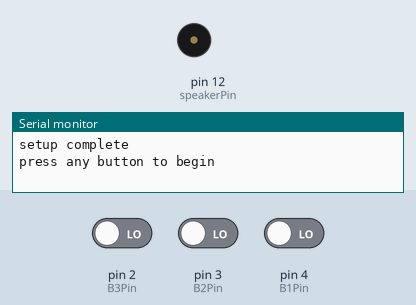
Simulated run of this sketch. Board: Arduino Uno, built with avr-gcc and run on an emulated ATmega328P. Parts: buzzer (waves = sounding), the last lines printed to the serial monitor. The inputs (shaded band) are chosen by the test bench; at power-on: pin 2 (B3Pin) LOW, pin 3 (B2Pin) LOW, pin 4 (B1Pin) LOW.

Above: at 1.2 s.
1.3 s: pin 2 (B3Pin) driven HIGH
At 2.3 s:
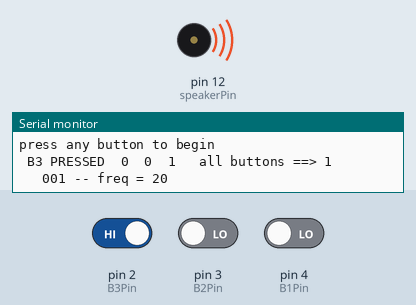
2.8 s: pin 3 (B2Pin) driven HIGH
At 3.8 s:
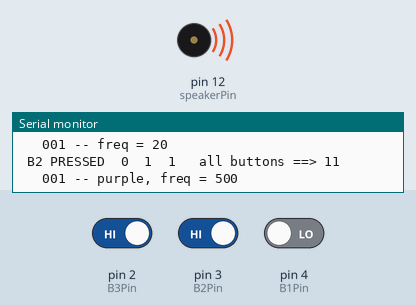
4.3 s: pin 4 (B1Pin) driven HIGH
At 4.8 s:
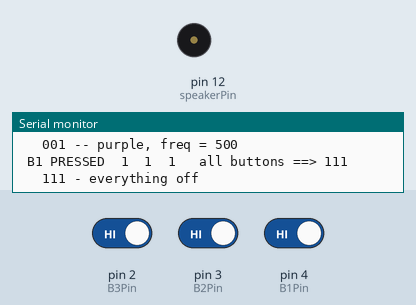
Timing chart, 0 to 7.3 s (numbered marks = the images above; inputs shaded):
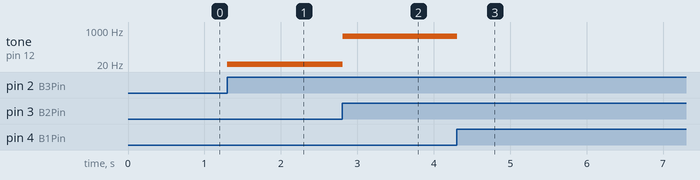

Measured:
- after the input at 1.3 s, tone on pin 12 (speakerPin): silent → 20 Hz at once
- after the input at 2.8 s, tone on pin 12 (speakerPin): 20 Hz → 500 Hz at once
- after the input at 4.3 s, tone on pin 12 (speakerPin): 500 Hz → silent at once

The sketch:

21-three-buttons-SWITCH-sound.ino
```cpp
// W10-21 threeButtons with switch...case

// read 3 buttons independently -- first press only
// act on button states in combination

// only SOUND output

/*
 *
 *   NOTE TONE (speaker) conflicts with (messes up) PWM (~) On pin 11 and 3
 *
 *   if you want to use red led
 *   need to move RED LED WIRE to pin 6 !!!
 *
 *   this code uses pin 10 (green led)
 *
 */


// button variables
int B1Pin = 4 ;   // pin declare -- where is circuit ?
boolean B1State = 0 ; // state of button 1=pressed, 0=not
boolean lastB1State = 0; // remember what happened last time

int B2Pin = 3 ;   // pin declare -- where is circuit ?
boolean B2State = 0 ; // state of button 1=pressed, 0=not
boolean lastB2State = 0; // remember what happened last time

int B3Pin = 2 ;   // pin declare -- where is circuit ?
boolean B3State = 0 ; // state of button 1=pressed, 0=not
boolean lastB3State = 0; // remember what happened last time

int allButtons = 0; // hold all the buttons together
int lastAllButtons = 0;


// compare variables
boolean IS_PRESSED  = 1;
boolean NOT_PRESSED = 0;


// speaker variables -- // https://www.arduino.cc/reference/en/language/functions/advanced-io/tone/
int speakerPin = 12;
int frequency = 200;
int frequencyStep = 20;

// brightness variables
int brightness = 50;
int brightnessStep = 5;


void setup() {

  pinMode(B1Pin, INPUT);   // INPUT OR OUTPUT ?
  pinMode(B2Pin, INPUT);
  pinMode(B3Pin, INPUT);

  Serial.begin(9600);
  Serial.println("\n\nsetup complete");
  Serial.println("press any button to begin");
}

void loop () {

  B1State = digitalRead( B1Pin ); // read button
  B2State = digitalRead( B2Pin ); // read button
  B3State = digitalRead( B3Pin ); // read button


  // find raising and falling edges of all buttons
  // check B1
      // pressed (raising edge)
      // if the button IS pressed AND (&&) lastTime was NOT pressed
      if ((B1State == IS_PRESSED) && (lastB1State == NOT_PRESSED)) {
        Serial.print("\n B1 PRESSED");
        allButtons += 100;
      }

      // released (falling edge)
      if ((B1State == NOT_PRESSED) && (lastB1State == IS_PRESSED)) {
        Serial.print("\n B1 released");
        allButtons -= 100;
      }

  //check B2
      // pressed (raising edge)
      // if the button IS pressed AND (&&) lastTime was NOT pressed
      if ((B2State == IS_PRESSED) && (lastB2State == NOT_PRESSED)) {
        Serial.print("\n B2 PRESSED");
        allButtons += 10;
      }
      // released (falling edge)
      if ((B2State == NOT_PRESSED) && (lastB2State == IS_PRESSED)) {
        Serial.print("\n B2 released");
        allButtons -= 10;
      }

  // check B3
      // pressed (raising edge)
      // if the button IS pressed AND (&&) lastTime was NOT pressed
      if ((B3State == IS_PRESSED) && (lastB3State == NOT_PRESSED)) {
        Serial.print("\n B3 PRESSED");
        allButtons += 1;
      }
      // released (falling edge)
      if ((B3State == NOT_PRESSED) && (lastB3State == IS_PRESSED)) {
        Serial.print("\n B3 released");
        allButtons -= 1;
      }

    // did VALUE of all buttons change?
    // debug the allButton state
     if (allButtons != lastAllButtons){
         Serial.print("\t");
         Serial.print(B1State);
         Serial.print("\t");
         Serial.print(B2State);
         Serial.print("\t");
         Serial.print(B3State);

         Serial.print( "\t all buttons ==> ");
         Serial.println(allButtons);
     } // end if button change

   // did VALUE of all buttons change?
   // take action
   if (allButtons != lastAllButtons){
       // switch...case // https://www.arduino.cc/reference/en/language/structure/control-structure/switchcase/
       switch (allButtons) {

          case 0:   // 000 none pressed
            // default do nothin
            break;

          case 1:   // 001 -- only right pressed
            Serial.println("\n\t 001 -- freq = 20");
            tone(speakerPin, 20);
            break;

          case 10:  // 010 -- only middle pressed
            Serial.println("\n\t add something here");
            //maybe a new sound ?
            break;

          case 11:  // 011 -- middle and right pressed
            Serial.println("\n\t 001 -- purple, freq = 500");
            tone(speakerPin, 500);
            break;

          case 100: // 100 -- only left pressed
            Serial.println("\n\t add something here");
            // sound?
            break;


          case 101: // 101 -- left and right
            Serial.println("\n\t 101 -- ???, ??? ");
            Serial.println("\n\t add something here");
            // sound?
            break;

          case 110: // 110 -- left and middle
            Serial.println("\n\t 110 -- ???, ???");
            Serial.println("\n\t add something here");
            // sound?
            break;


          // there are 2 more cases -- what are they?


          case 111:  // 111 all pressed
            Serial.println("\n\t 111 - everything off");
            noTone(speakerPin);
            break;

          default:
            break;

       } // end switch
   } // end if all buttons changed


   //tone(speakerPin,fr);

   // write in your diary
    lastB1State = B1State;
    lastB2State = B2State;
    lastB3State = B3State;
    lastAllButtons = allButtons;

  delay(100); // play with this
              // smaller == harder to hit combinations
              // bigger == less responsive

}
```
